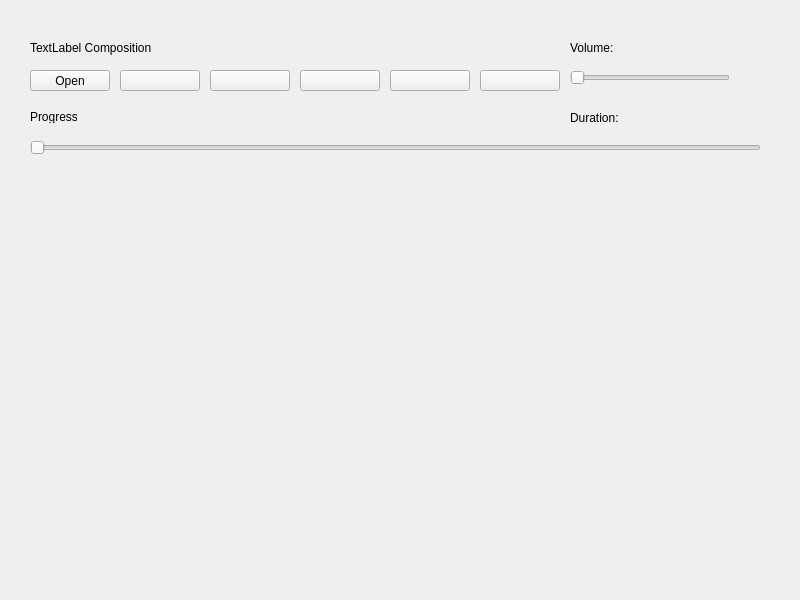
<?xml version="1.0" encoding="UTF-8"?>
<ui version="4.0">
 <class>Widget</class>
 <widget class="QWidget" name="Widget">
  <property name="geometry">
   <rect>
    <x>0</x>
    <y>0</y>
    <width>800</width>
    <height>600</height>
   </rect>
  </property>
  <property name="windowTitle">
   <string>Winamp</string>
  </property>
  <property name="windowIcon">
   <iconset resource="icons.qrc">
    <normaloff>:/ico/ico/music_player_icon_159954.ico</normaloff>:/ico/ico/music_player_icon_159954.ico</iconset>
  </property>
  <widget class="QPushButton" name="pushButtonPlay">
   <property name="geometry">
    <rect>
     <x>210</x>
     <y>70</y>
     <width>80</width>
     <height>21</height>
    </rect>
   </property>
   <property name="text">
    <string/>
   </property>
  </widget>
  <widget class="QPushButton" name="pushButtonPrev">
   <property name="geometry">
    <rect>
     <x>120</x>
     <y>70</y>
     <width>80</width>
     <height>21</height>
    </rect>
   </property>
   <property name="text">
    <string/>
   </property>
  </widget>
  <widget class="QPushButton" name="pushButtonOpen">
   <property name="geometry">
    <rect>
     <x>30</x>
     <y>70</y>
     <width>80</width>
     <height>21</height>
    </rect>
   </property>
   <property name="text">
    <string>Open</string>
   </property>
  </widget>
  <widget class="QPushButton" name="pushButtonPause">
   <property name="geometry">
    <rect>
     <x>300</x>
     <y>70</y>
     <width>80</width>
     <height>21</height>
    </rect>
   </property>
   <property name="text">
    <string/>
   </property>
  </widget>
  <widget class="QPushButton" name="pushButtonStop">
   <property name="geometry">
    <rect>
     <x>390</x>
     <y>70</y>
     <width>80</width>
     <height>21</height>
    </rect>
   </property>
   <property name="text">
    <string/>
   </property>
  </widget>
  <widget class="QPushButton" name="pushButtonNext">
   <property name="geometry">
    <rect>
     <x>480</x>
     <y>70</y>
     <width>80</width>
     <height>21</height>
    </rect>
   </property>
   <property name="text">
    <string/>
   </property>
  </widget>
  <widget class="QLabel" name="labelComposition">
   <property name="geometry">
    <rect>
     <x>30</x>
     <y>40</y>
     <width>521</width>
     <height>16</height>
    </rect>
   </property>
   <property name="text">
    <string>TextLabel Composition</string>
   </property>
  </widget>
  <widget class="QLabel" name="labelVolume">
   <property name="geometry">
    <rect>
     <x>570</x>
     <y>40</y>
     <width>171</width>
     <height>16</height>
    </rect>
   </property>
   <property name="text">
    <string>Volume:</string>
   </property>
  </widget>
  <widget class="QSlider" name="horizontalSliderVolume">
   <property name="geometry">
    <rect>
     <x>570</x>
     <y>70</y>
     <width>160</width>
     <height>16</height>
    </rect>
   </property>
   <property name="orientation">
    <enum>Qt::Horizontal</enum>
   </property>
  </widget>
  <widget class="QSlider" name="horizontalSliderProgress">
   <property name="geometry">
    <rect>
     <x>30</x>
     <y>140</y>
     <width>731</width>
     <height>16</height>
    </rect>
   </property>
   <property name="orientation">
    <enum>Qt::Horizontal</enum>
   </property>
  </widget>
  <widget class="QLabel" name="labelProgress">
   <property name="geometry">
    <rect>
     <x>30</x>
     <y>110</y>
     <width>47</width>
     <height>13</height>
    </rect>
   </property>
   <property name="text">
    <string>Progress:</string>
   </property>
  </widget>
  <widget class="QLabel" name="labelDuration">
   <property name="geometry">
    <rect>
     <x>570</x>
     <y>110</y>
     <width>171</width>
     <height>16</height>
    </rect>
   </property>
   <property name="text">
    <string>Duration:</string>
   </property>
  </widget>
 </widget>
 <resources>
  <include location="icons.qrc"/>
 </resources>
 <connections/>
</ui>
